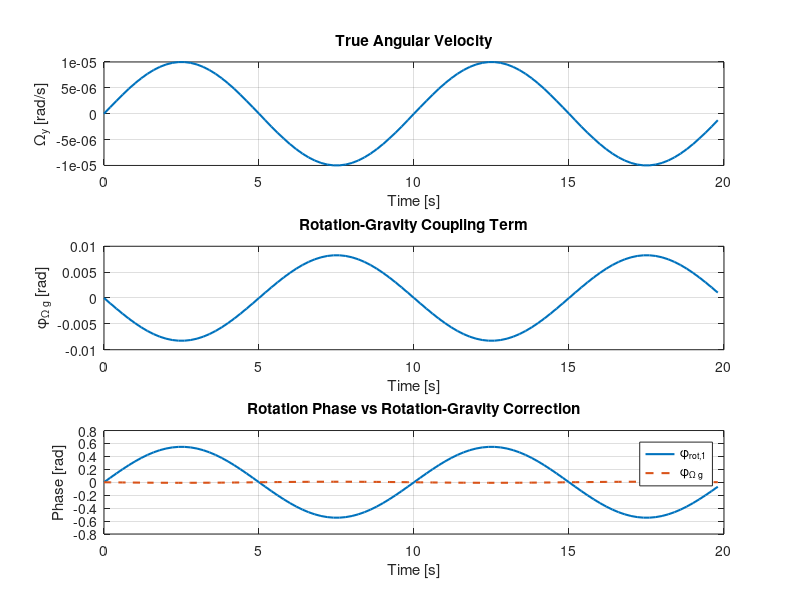
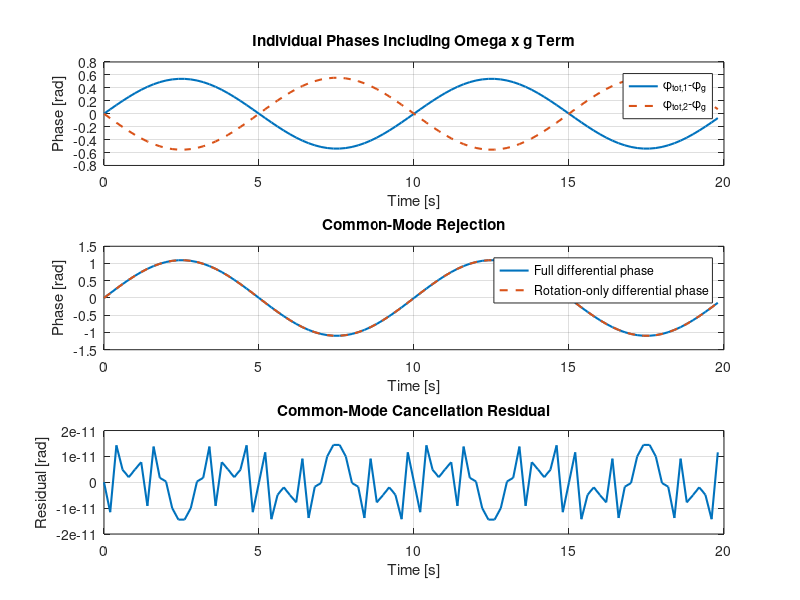

MATLAB code for these plots, in order:
clear;
clc;
close all;

%% ========================================================================
%  TEST - Rotation-gravity coupling term in dual-interferometer CAIG
%
%  Main model:
%  Zhang et al. (2019)
%
%  Eq. (7):
%
%  phi_total =
%      keff . g * T^2
%      + phi_rot
%      - 2 * keff . (Omega x g) * T^3
%      + DeltaPhi0
%
%  Purpose of this test:
%
%  1) Make the Omega x g term non-zero by tilting gravity.
%  2) Verify the term analytically.
%  3) Verify that it is common to both interferometers.
%  4) Verify that it cancels in:
%
%       phiTot1 - phiTot2
%
%
%  IMPORTANT:
%
%  alphaG = 10 deg is only a simulation-test choice.
%  It is NOT taken from Zhang et al. or from an experiment.
%
% ========================================================================


%% 1. Simulation parameters

Fs = 5;                       % [Hz] - Zhang et al. simulation
duration = 20;                % [s] - simulation choice

t = (0:1/Fs:duration-1/Fs).';

N = length(t);


%% 2. True angular velocity

% Ground-truth rotation used only to test the model

Omega0 = 1e-5;                % [rad/s] - simulation choice
f = 0.1;                      % [Hz] - simulation choice

OmegaVec = zeros(N,3);

% Rotation around Y-axis
OmegaVec(:,2) = Omega0 * sin(2*pi*f*t);


%% 3. CAIG physical parameters

% ------------------------------------------------------------------------
% Parameters adopted from comparable 87Rb experiment:
% Tackmann et al. (2012)
% ------------------------------------------------------------------------

T = 24.7e-3;                  % Pulse separation time [s]
v = 2.79;                     % Atomic velocity [m/s]


% ------------------------------------------------------------------------
% 87Rb D2 transition
% ------------------------------------------------------------------------

lambdaD2 = 780.241209686e-9;  % [m]

k = 2*pi/lambdaD2;            % Single-photon wave number [1/m]

% Counterpropagating Raman approximation
keff = 2*k;                   % Effective wave vector [1/m]


% ------------------------------------------------------------------------
% Standard gravity
% ------------------------------------------------------------------------

g0 = 9.80665;                 % [m/s^2]


%% 4. CAIG geometry

% Coordinate convention:
%
% Cloud 1 -> +X
% Cloud 2 -> -X
%
% keff -> +Z
%
% Omega -> Y
%
% Gravity is intentionally tilted from -Z toward -X
% in order to make the Omega x g term non-zero.

keffVec = [0 0 keff];

v1Vec = [ v 0 0];
v2Vec = [-v 0 0];


%% 5. Tilted gravity - TEST ONLY

alphaG = deg2rad(10);         % Test-only tilt angle

gVec = [ ...
    -g0*sin(alphaG), ...
     0, ...
    -g0*cos(alphaG) ...
    ];

% Check that gravity magnitude is still g0
gMagnitude = norm(gVec);


%% 6. Build matrices

v1Matrix = repmat(v1Vec,N,1);
v2Matrix = repmat(v2Vec,N,1);

gMatrix = repmat(gVec,N,1);


%% 7. Rotation phase - Loop 1
%
% Eq. (6):
%
% phi_rot = -2 * keff . (Omega x v) * T^2

OmegaCrossV1 = cross(OmegaVec,v1Matrix,2);

phiRot1 = -2*T^2*(OmegaCrossV1*keffVec.');


%% 8. Rotation phase - Loop 2

OmegaCrossV2 = cross(OmegaVec,v2Matrix,2);

phiRot2 = -2*T^2*(OmegaCrossV2*keffVec.');


%% 9. Gravity phase
%
% Eq. (7):
%
% phi_g = keff . g * T^2

phiGravityValue = dot(keffVec,gVec)*T^2;

phiGravity = phiGravityValue*ones(N,1);


%% 10. Rotation-gravity coupling term
%
% Eq. (7):
%
% phi_OmegaG =
%      -2 * keff . (Omega x g) * T^3

OmegaCrossG = cross(OmegaVec,gMatrix,2);

phiOmegaG = -2*T^3*(OmegaCrossG*keffVec.');


%% 11. Analytical check of Omega x g term
%
% For this geometry:
%
% Omega = [0 Omega_y 0]
%
% g =
% [-g*sin(alphaG), 0, -g*cos(alphaG)]
%
%
% Therefore:
%
% keff . (Omega x g)
% =
% keff * Omega_y * g * sin(alphaG)
%
%
% so:
%
% phiOmegaG =
% -2*keff*g*sin(alphaG)*T^3*Omega_y

KOmegaG = ...
    -2*keff*g0*sin(alphaG)*T^3;

phiOmegaGCheck = ...
    KOmegaG*OmegaVec(:,2);

errorOmegaG = max(abs( ...
    phiOmegaG - phiOmegaGCheck));


%% 12. Ideal random/common phase
%
% V1 ideal assumption:
% no random pulse phase yet

phi0 = zeros(N,1);


%% 13. Total phase of both interferometers
%
% Eq. (8)

phiTot1 = ...
      phiGravity ...
    + phiRot1 ...
    + phiOmegaG ...
    + phi0;

phiTot2 = ...
      phiGravity ...
    + phiRot2 ...
    + phiOmegaG ...
    + phi0;


%% 14. Differential phase
%
% Common terms should cancel

phiDiffFull = ...
    phiTot1 - phiTot2;


%% 15. Rotation-only differential phase

phiDiffRotationOnly = ...
    phiRot1 - phiRot2;


%% 16. Common-mode rejection test

commonModeError = max(abs( ...
    phiDiffFull - phiDiffRotationOnly));


%% 17. Analytical rotation checks

Ksingle = 2*keff*v*T^2;

Kdual = 4*keff*v*T^2;


phiRot1Check = ...
    Ksingle*OmegaVec(:,2);

phiRot2Check = ...
   -Ksingle*OmegaVec(:,2);

phiDiffCheck = ...
    Kdual*OmegaVec(:,2);


errorRot1 = max(abs( ...
    phiRot1 - phiRot1Check));

errorRot2 = max(abs( ...
    phiRot2 - phiRot2Check));

errorDiff = max(abs( ...
    phiDiffFull - phiDiffCheck));


%% 18. Display results

fprintf('\n============================================\n');
fprintf('ROTATION-GRAVITY COUPLING TEST\n');
fprintf('============================================\n');

fprintf('Gravity tilt angle = %.2f deg\n',...
        rad2deg(alphaG));

fprintf('Gravity magnitude = %.8f m/s^2\n',...
        gMagnitude);

fprintf('\n');

fprintf('Gravity phase = %.6e rad\n',...
        phiGravityValue);

fprintf('Maximum Omega x g phase = %.6e rad\n',...
        max(abs(phiOmegaG)));

fprintf('Maximum rotation phase loop 1 = %.6e rad\n',...
        max(abs(phiRot1)));

fprintf('Maximum rotation phase loop 2 = %.6e rad\n',...
        max(abs(phiRot2)));

fprintf('Maximum differential phase = %.6e rad\n',...
        max(abs(phiDiffFull)));


fprintf('\n============================================\n');
fprintf('NUMERICAL VERIFICATION\n');
fprintf('============================================\n');

fprintf('Omega x g analytical error = %.3e rad\n',...
        errorOmegaG);

fprintf('Loop 1 rotation error = %.3e rad\n',...
        errorRot1);

fprintf('Loop 2 rotation error = %.3e rad\n',...
        errorRot2);

fprintf('Full differential error = %.3e rad\n',...
        errorDiff);

fprintf('Common-mode rejection residual = %.3e rad\n',...
        commonModeError);


%% 19. Plot - Omega x g term

figure;

subplot(3,1,1)

plot(t,OmegaVec(:,2),'LineWidth',1.5)

grid on

xlabel('Time [s]')
ylabel('\Omega_y [rad/s]')

title('True Angular Velocity')


subplot(3,1,2)

plot(t,phiOmegaG,'LineWidth',1.5)

grid on

xlabel('Time [s]')
ylabel('\phi_{\Omega g} [rad]')

title('Rotation-Gravity Coupling Term')


subplot(3,1,3)

plot(t,phiRot1,'LineWidth',1.5)

hold on

plot(t,phiOmegaG,'--','LineWidth',1.5)

grid on

xlabel('Time [s]')
ylabel('Phase [rad]')

legend('\phi_{rot,1}',...
       '\phi_{\Omega g}')

title('Rotation Phase vs Rotation-Gravity Correction')


%% 20. Plot - Common-mode rejection

figure;

subplot(3,1,1)

plot(t,phiTot1 - phiGravity,'LineWidth',1.5)

hold on

plot(t,phiTot2 - phiGravity,'--','LineWidth',1.5)

grid on

xlabel('Time [s]')
ylabel('Phase [rad]')

legend('\phi_{tot,1}-\phi_g',...
       '\phi_{tot,2}-\phi_g')

title('Individual Phases Including Omega x g Term')


subplot(3,1,2)

plot(t,phiDiffFull,'LineWidth',1.5)

hold on

plot(t,phiDiffRotationOnly,'--','LineWidth',1.5)

grid on

xlabel('Time [s]')
ylabel('Phase [rad]')

legend('Full differential phase',...
       'Rotation-only differential phase')

title('Common-Mode Rejection')


subplot(3,1,3)

plot(t,phiDiffFull - phiDiffRotationOnly,...
     'LineWidth',1.5)

grid on

xlabel('Time [s]')
ylabel('Residual [rad]')

title('Common-Mode Cancellation Residual')
